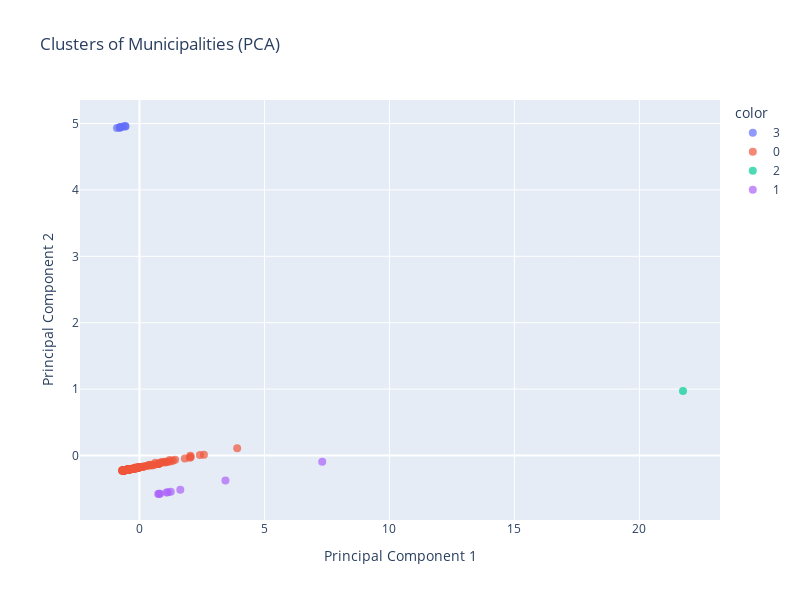

Notebook code for this chart:
### Code cell
import plotly.express as px
# Assume df already has 'Kommun_name' and 'Cluster' columns
fig = px.scatter(
    x=df_pca[:, 0],
    y=df_pca[:, 1],
    color=df['Cluster'].astype(str),
    hover_name=df['Kommun_name'],
    labels={'x': 'Principal Component 1', 'y': 'Principal Component 2'},
    title='Clusters of Municipalities (PCA)'
)

fig.update_traces(marker=dict(size=8, opacity=0.7), selector=dict(mode='markers'))
fig.update_layout(width=800, height=600)
fig.show()

### Figure 1 — Plotly figure (JSON) as saved in the notebook; plotly's stock layout.template omitted (floating-point values rounded to 4 significant figures; data arrays with more than 128 entries replaced by an {"elided": "..."} marker saying what was removed)
{"data": [{"hovertemplate": "<b>%{hovertext}</b><br><br>color=3<br>Principal Component 1=%{x}<br>Principal Component 2=%{y}<extra></extra>", "hovertext": ["Haparanda", "Tanum", "Dals-Ed", "Strömstad", "Eda", "Torsby", "Årjäng", "Arvika"], "legendgroup": "3", "marker": {"color": "#636efa", "opacity": 0.7, "size": 8, "symbol": "circle"}, "mode": "markers", "name": "3", "orientation": "v", "showlegend": true, "type": "scatter", "x": [-0.6402, -0.7751, -0.8987, -0.5706, -0.7568, -0.7958, -0.7783, -0.5599], "xaxis": "x", "y": [4.957, 4.941, 4.933, 4.963, 4.946, 4.939, 4.943, 4.955], "yaxis": "y"}, {"hovertemplate": "<b>%{hovertext}</b><br><br>color=0<br>Principal Component 1=%{x}<br>Principal Component 2=%{y}<extra></extra>", "hovertext": {"elided": "189 str values"}, "legendgroup": "0", "marker": {"color": "#EF553B", "opacity": 0.7, "size": 8, "symbol": "circle"}, "mode": "markers", "name": "0", "orientation": "v", "showlegend": true, "type": "scatter", "x": {"elided": "189 float values"}, "xaxis": "x", "y": {"elided": "189 float values"}, "yaxis": "y"}, {"hovertemplate": "<b>%{hovertext}</b><br><br>color=2<br>Principal Component 1=%{x}<br>Principal Component 2=%{y}<extra></extra>", "hovertext": ["Stockholm"], "legendgroup": "2", "marker": {"color": "#00cc96", "opacity": 0.7, "size": 8, "symbol": "circle"}, "mode": "markers", "name": "2", "orientation": "v", "showlegend": true, "type": "scatter", "x": [21.75], "xaxis": "x", "y": [0.9723], "yaxis": "y"}, {"hovertemplate": "<b>%{hovertext}</b><br><br>color=1<br>Principal Component 1=%{x}<br>Principal Component 2=%{y}<extra></extra>", "hovertext": ["Oxelösund", "Gotland", "Ronneby", "Karlshamn", "Malmö", "Helsingborg", "Trelleborg", "Lysekil", "Hallsberg"], "legendgroup": "1", "marker": {"color": "#ab63fa", "opacity": 0.7, "size": 8, "symbol": "circle"}, "mode": "markers", "name": "1", "orientation": "v", "showlegend": true, "type": "scatter", "x": [0.7485, 1.634, 1.079, 1.138, 7.312, 3.44, 1.251, 0.8183, 0.7901], "xaxis": "x", "y": [-0.5803, -0.5172, -0.5567, -0.5523, -0.09609, -0.3761, -0.5468, -0.5753, -0.5782], "yaxis": "y"}], "layout": {"height": 600, "legend": {"title": {"text": "color"}, "tracegroupgap": 0}, "title": {"text": "Clusters of Municipalities (PCA)"}, "width": 800, "xaxis": {"anchor": "y", "domain": [0, 1], "title": {"text": "Principal Component 1"}}, "yaxis": {"anchor": "x", "domain": [0, 1], "title": {"text": "Principal Component 2"}}}}
